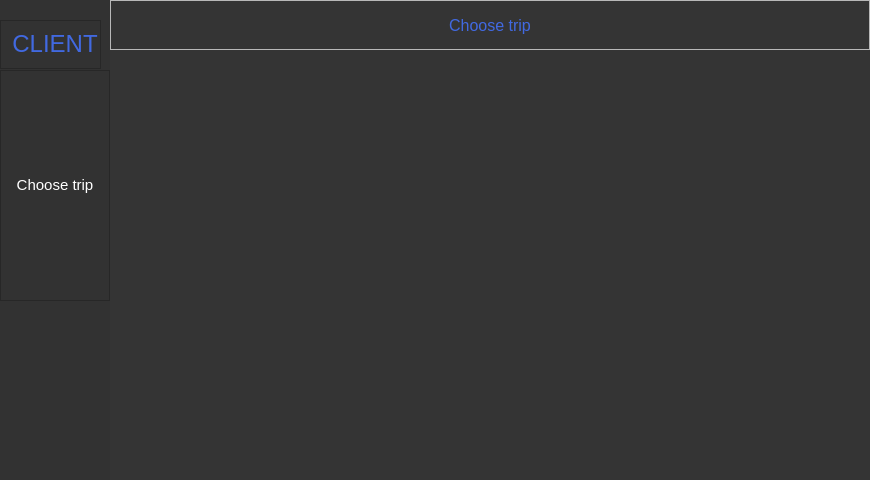
<?xml version="1.0" encoding="UTF-8"?>
<ui version="4.0">
 <class>Dialog</class>
 <widget class="QDialog" name="Dialog">
  <property name="geometry">
   <rect>
    <x>0</x>
    <y>0</y>
    <width>870</width>
    <height>480</height>
   </rect>
  </property>
  <property name="minimumSize">
   <size>
    <width>870</width>
    <height>480</height>
   </size>
  </property>
  <property name="windowTitle">
   <string>Dialog</string>
  </property>
  <property name="styleSheet">
   <string notr="true">QDialog{
background-color: #343434;
}

QComboBox {
background-color: #343434;
font-size: 12pt;
color: #FFFFFF;
}

QSpinBox {
background-color: #343434;
font-size: 12pt;
color: #FFFFFF;
border: 1px solid black;
}

QPushButton {
font-size: 12pt;
color: #FFFFFF;
background-color: #888888;
}

QLineEdit {
background-color: #343434;
font-size: 12pt;
color: #FFFFFF;
border: 1px solid black;
}

QDateEdit {
background-color: #343434;
font-size: 12pt;
color: #FFFFFF;
border: 1px solid black;
}</string>
  </property>
  <layout class="QHBoxLayout" name="horizontalLayout">
   <property name="spacing">
    <number>0</number>
   </property>
   <property name="leftMargin">
    <number>0</number>
   </property>
   <property name="topMargin">
    <number>0</number>
   </property>
   <property name="rightMargin">
    <number>0</number>
   </property>
   <property name="bottomMargin">
    <number>0</number>
   </property>
   <item>
    <widget class="QFrame" name="Menu_frame">
     <property name="minimumSize">
      <size>
       <width>110</width>
       <height>0</height>
      </size>
     </property>
     <property name="maximumSize">
      <size>
       <width>110</width>
       <height>16777215</height>
      </size>
     </property>
     <property name="styleSheet">
      <string notr="true">background-color: #323232;</string>
     </property>
     <property name="frameShape">
      <enum>QFrame::NoFrame</enum>
     </property>
     <property name="frameShadow">
      <enum>QFrame::Raised</enum>
     </property>
     <widget class="QFrame" name="Buttons_frame">
      <property name="geometry">
       <rect>
        <x>0</x>
        <y>70</y>
        <width>110</width>
        <height>231</height>
       </rect>
      </property>
      <property name="maximumSize">
       <size>
        <width>110</width>
        <height>16777215</height>
       </size>
      </property>
      <property name="styleSheet">
       <string notr="true">QPushButton {
color: #FFFFFF;
font-size: 11pt;
border: 0px solid
}

QPushButton:hover{
background-color: #4169E1;
}
</string>
      </property>
      <property name="frameShape">
       <enum>QFrame::StyledPanel</enum>
      </property>
      <property name="frameShadow">
       <enum>QFrame::Raised</enum>
      </property>
      <layout class="QVBoxLayout" name="verticalLayout">
       <property name="spacing">
        <number>0</number>
       </property>
       <property name="leftMargin">
        <number>0</number>
       </property>
       <property name="topMargin">
        <number>0</number>
       </property>
       <property name="rightMargin">
        <number>0</number>
       </property>
       <property name="bottomMargin">
        <number>0</number>
       </property>
       <item>
        <widget class="QPushButton" name="open_trips_button">
         <property name="minimumSize">
          <size>
           <width>0</width>
           <height>40</height>
          </size>
         </property>
         <property name="text">
          <string>Choose trip</string>
         </property>
        </widget>
       </item>
      </layout>
     </widget>
     <widget class="QFrame" name="Who_are_you">
      <property name="geometry">
       <rect>
        <x>0</x>
        <y>20</y>
        <width>101</width>
        <height>49</height>
       </rect>
      </property>
      <property name="maximumSize">
       <size>
        <width>110</width>
        <height>16777215</height>
       </size>
      </property>
      <property name="styleSheet">
       <string notr="true">QPushButton
{
color: #4169E1;
font-size: 18pt;
border: 0px solid;
}</string>
      </property>
      <property name="frameShape">
       <enum>QFrame::StyledPanel</enum>
      </property>
      <property name="frameShadow">
       <enum>QFrame::Raised</enum>
      </property>
      <layout class="QHBoxLayout" name="horizontalLayout_2">
       <item>
        <widget class="QPushButton" name="emp_title_back_to_first_page">
         <property name="minimumSize">
          <size>
           <width>90</width>
           <height>0</height>
          </size>
         </property>
         <property name="text">
          <string>CLIENT</string>
         </property>
        </widget>
       </item>
      </layout>
     </widget>
    </widget>
   </item>
   <item>
    <widget class="QFrame" name="Widgets_frame">
     <property name="autoFillBackground">
      <bool>false</bool>
     </property>
     <property name="styleSheet">
      <string notr="true">QLabel
{
color: #4169E1;
font-size: 12pt
}

</string>
     </property>
     <property name="frameShape">
      <enum>QFrame::NoFrame</enum>
     </property>
     <property name="frameShadow">
      <enum>QFrame::Raised</enum>
     </property>
     <layout class="QVBoxLayout" name="verticalLayout_2">
      <property name="spacing">
       <number>0</number>
      </property>
      <property name="leftMargin">
       <number>0</number>
      </property>
      <property name="topMargin">
       <number>0</number>
      </property>
      <property name="rightMargin">
       <number>0</number>
      </property>
      <property name="bottomMargin">
       <number>0</number>
      </property>
      <item>
       <widget class="QStackedWidget" name="stackedWidget">
        <property name="autoFillBackground">
         <bool>false</bool>
        </property>
        <property name="styleSheet">
         <string notr="true"/>
        </property>
        <property name="currentIndex">
         <number>1</number>
        </property>
        <widget class="QWidget" name="Welcome_page">
         <layout class="QHBoxLayout" name="horizontalLayout_5">
          <item>
           <widget class="QLabel" name="label_3">
            <property name="text">
             <string>Configuration panel, choose one option from the navigation panel on the left side</string>
            </property>
            <property name="alignment">
             <set>Qt::AlignCenter</set>
            </property>
            <property name="wordWrap">
             <bool>true</bool>
            </property>
           </widget>
          </item>
         </layout>
        </widget>
        <widget class="QWidget" name="Trips_page">
         <layout class="QVBoxLayout" name="verticalLayout_3">
          <property name="spacing">
           <number>0</number>
          </property>
          <property name="leftMargin">
           <number>0</number>
          </property>
          <property name="topMargin">
           <number>0</number>
          </property>
          <property name="rightMargin">
           <number>0</number>
          </property>
          <property name="bottomMargin">
           <number>0</number>
          </property>
          <item>
           <widget class="QFrame" name="frame">
            <property name="minimumSize">
             <size>
              <width>0</width>
              <height>50</height>
             </size>
            </property>
            <property name="frameShape">
             <enum>QFrame::StyledPanel</enum>
            </property>
            <property name="frameShadow">
             <enum>QFrame::Raised</enum>
            </property>
            <layout class="QVBoxLayout" name="verticalLayout_4">
             <item>
              <widget class="QLabel" name="label">
               <property name="text">
                <string>Choose trip</string>
               </property>
               <property name="alignment">
                <set>Qt::AlignCenter</set>
               </property>
              </widget>
             </item>
            </layout>
           </widget>
          </item>
          <item>
           <widget class="QScrollArea" name="scrollArea">
            <property name="styleSheet">
             <string notr="true">background-color: #343434;
border: 0px solid black;</string>
            </property>
            <property name="frameShadow">
             <enum>QFrame::Sunken</enum>
            </property>
            <property name="widgetResizable">
             <bool>true</bool>
            </property>
            <widget class="QWidget" name="scrollAreaWidgetContents">
             <property name="geometry">
              <rect>
               <x>0</x>
               <y>0</y>
               <width>760</width>
               <height>430</height>
              </rect>
             </property>
             <layout class="QGridLayout" name="gridLayout"/>
            </widget>
           </widget>
          </item>
         </layout>
        </widget>
       </widget>
      </item>
     </layout>
    </widget>
   </item>
  </layout>
 </widget>
 <resources/>
 <connections/>
</ui>
